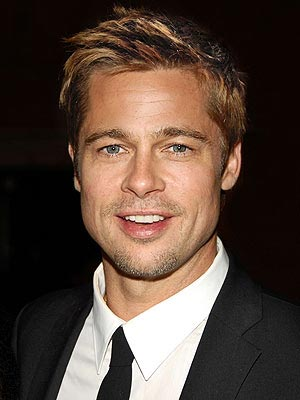
//> input picture FaceTrackTest/app/src/main/assets/FaceCases/1-0.jpg, 300 x 400 px, given in place of the camera
$ ./main   (built with g++ and OpenCV 4)
//> lines starting //> are read from the running program, lines starting //| are printed output that depends on the picture; after the words box and inside, x2 and y2 are one past the last pixel; in counts of white or black regions, pixels touching at a corner belong together
#include "opencv2/highgui/highgui.hpp"
#include "opencv2/imgproc/imgproc.hpp"
#include <iostream>
#include <exception>

using namespace cv;
using namespace std;

int main( int argc, char** argv )
{
	VideoCapture *cap;
	try
	{
		cap = new VideoCapture(0); // open the video camera no. 0
	}
	catch (exception& e)
	{
		cerr << e.what() << "\n ending program\n";
		return -1;
	}

	if ( !cap->isOpened() )  // if not success, exit program
	{
		cout << "Cannot open the web cam" << endl;
		return -1;
	}

	namedWindow("Control", CV_WINDOW_AUTOSIZE); //create a window called "Control"

	int iLowH = 170;
	int iHighH = 179;

	int iLowS = 150;
	int iHighS = 255;

	int iLowV = 60;
	int iHighV = 255;

	//Create trackbars in "Control" window
	createTrackbar("LowH", "Control", &iLowH, 179); //Hue (0 - 179)
	createTrackbar("HighH", "Control", &iHighH, 179);

	createTrackbar("LowS", "Control", &iLowS, 255); //Saturation (0 - 255)
	createTrackbar("HighS", "Control", &iHighS, 255);

	createTrackbar("LowV", "Control", &iLowV, 255);//Value (0 - 255)
	createTrackbar("HighV", "Control", &iHighV, 255);

	int iLastX = -1;
	int iLastY = -1;

	//Capture a temporary image from the camera
	Mat imgTmp;
	cap->read(imgTmp);
//> imgTmp is the input picture: 400 rows x 300 cols, CV_8UC3; mean B, G, R 57.9, 68.3, 86.2

	//Create a black image with the size as the camera output
	Mat imgLines = Mat::zeros( imgTmp.size(), CV_8UC3 );;

	while (true)
	{
		Mat imgOriginal;

		bool bSuccess = cap->read(imgOriginal); // read a new frame from video

		if (!bSuccess) //if not success, break loop
		{
			cout << "Cannot read a frame from video stream" << endl;
			break;
		}

		Mat imgHSV;

		cvtColor(imgOriginal, imgHSV, COLOR_BGR2HSV); //Convert the captured frame from BGR to HSV
//> imgHSV: 400 rows x 300 cols, CV_8UC3; mean H, S, V 12.2, 109.8, 86.3

		Mat imgThresholded;

		inRange(imgHSV, Scalar(iLowH, iLowS, iLowV), Scalar(iHighH, iHighS, iHighV), imgThresholded); //Threshold the image
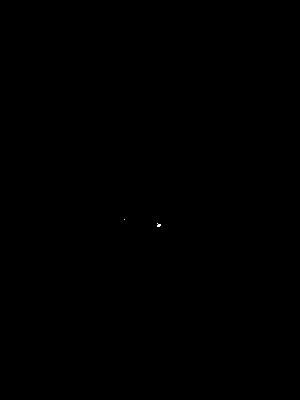
//> imgThresholded: 400 rows x 300 cols, CV_8UC1; 0.01% white in thin lines or dots, all inside (x1, y1, x2, y2) = (124, 219, 161, 227)

		//morphological opening (removes small objects from the foreground)
		erode(imgThresholded, imgThresholded, getStructuringElement(MORPH_ELLIPSE, Size(5, 5)) );
//> imgThresholded: 400 rows x 300 cols, CV_8UC1; 12 pixels changed, all inside (x1, y1, x2, y2) = (124, 219, 161, 227)
		dilate( imgThresholded, imgThresholded, getStructuringElement(MORPH_ELLIPSE, Size(5, 5)) );

		//morphological closing (removes small holes from the foreground)
		dilate( imgThresholded, imgThresholded, getStructuringElement(MORPH_ELLIPSE, Size(5, 5)) );
		erode(imgThresholded, imgThresholded, getStructuringElement(MORPH_ELLIPSE, Size(5, 5)) );

		//Calculate the moments of the thresholded image
		Moments oMoments = moments(imgThresholded);
//> oMoments = moments, m00 0

		double dM01 = oMoments.m01;
//> dM01 = 0
		double dM10 = oMoments.m10;
//> dM10 = 0
		double dArea = oMoments.m00;
//> dArea = 0

		// if the area <= 10000, I consider that the there are no object in the image and it's because of the noise, the area is not zero
		if (dArea > 10000)
		{
			//calculate the position of the ball
			int posX = dM10 / dArea;
			int posY = dM01 / dArea;

			if (iLastX >= 0 && iLastY >= 0 && posX >= 0 && posY >= 0)
			{
				//Draw a red line from the previous point to the current point
				line(imgLines, Point(posX, posY), Point(iLastX, iLastY), Scalar(0,0,255), 2);
			}

			iLastX = posX;
			iLastY = posY;

			float centerX = imgLines.size().width / 2.0f;
			float centerY = imgLines.size().height / 2.0f;
			float relativeX = posX - centerX;
			float relativeY = posY - centerY;

			std::cout << "x = " << relativeX << ", y = " << relativeY << std::endl;
		}

		imshow("Thresholded Image", imgThresholded); //show the thresholded image

		imgOriginal = imgOriginal + imgLines;
		imshow("Original", imgOriginal); //show the original image

		char c = waitKey(30);
//> the Esc key is pressed
		if (c == 27) //wait for 'esc' key press for 30ms. If 'esc' key is pressed, break loop
		{
			cout << "esc key is pressed by user" << endl;
			break;
		}
		if (c == 'r')
		{
			imgLines = Mat::zeros( imgTmp.size(), CV_8UC3 );
		}
	}

	delete cap;

	return 0;
}
